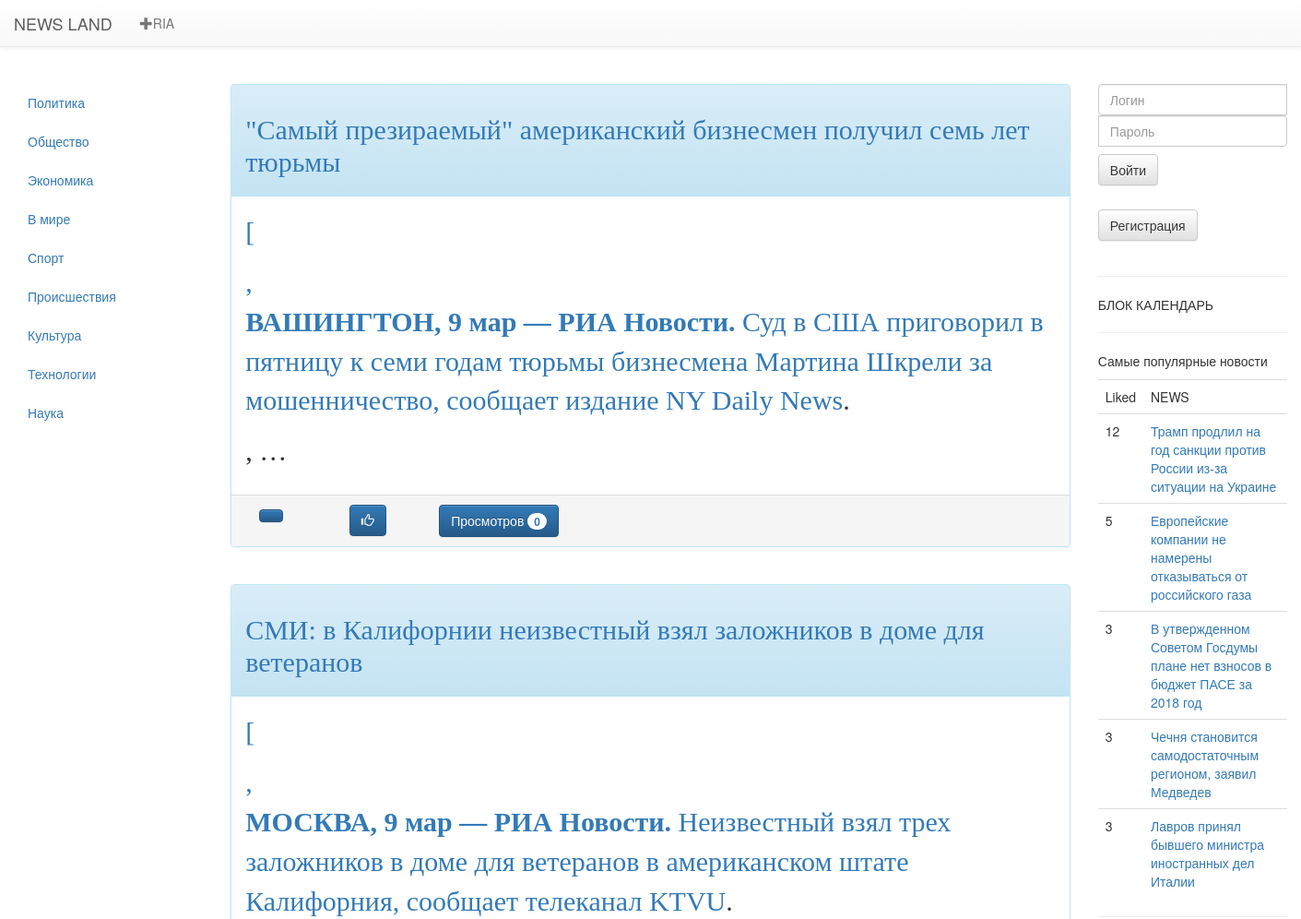
The page /ria/index (upper part) on the database as committed earlier.
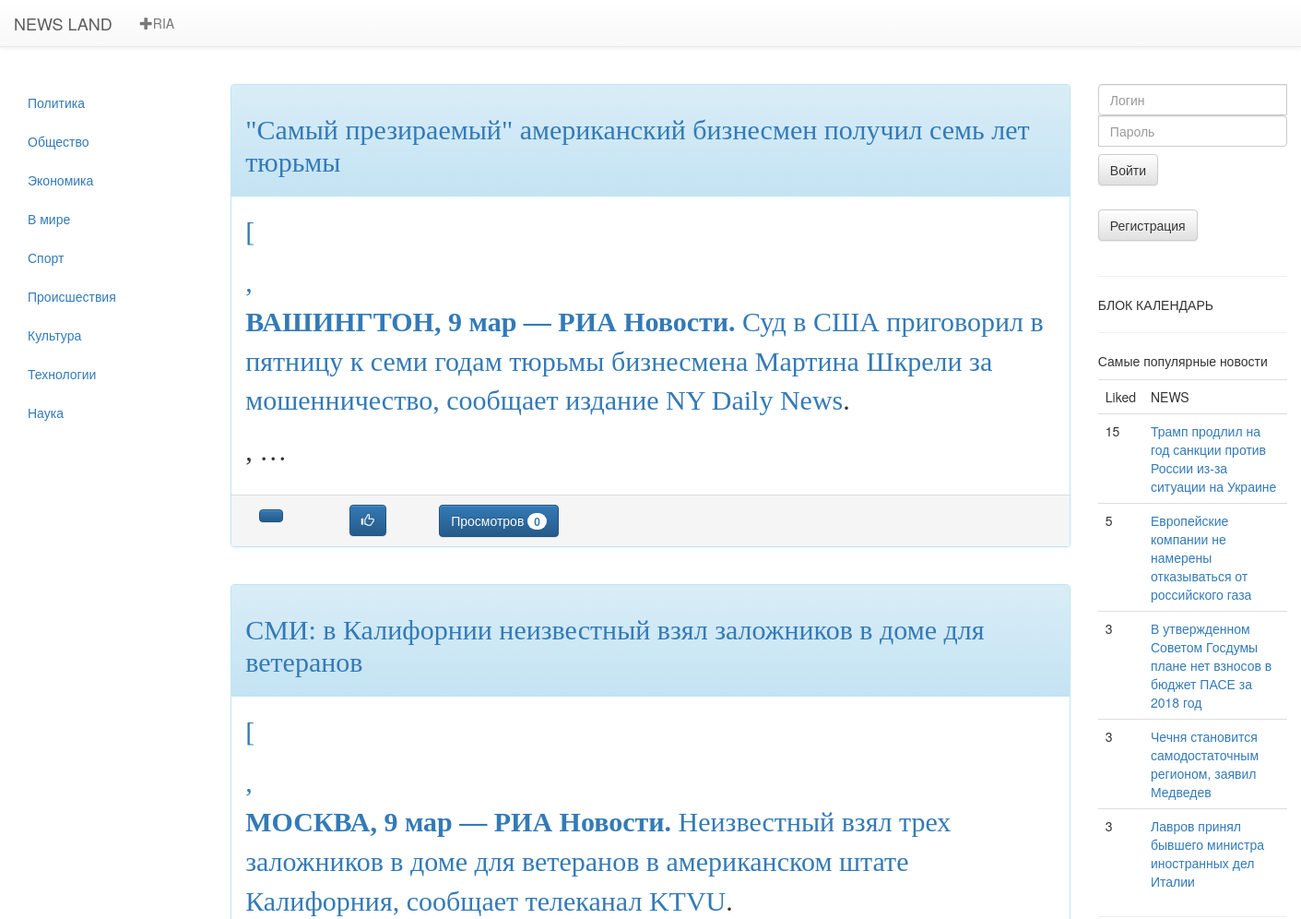
The same page on the database as committed later.
### news/models.py (models this page shows, shortened)
class Newsbase(models.Model):
    class Meta:
        verbose_name = 'Новость'
        verbose_name_plural = 'Новости'
    authors = (
        ('Mamaev_Oleg','Мамаев Олег'),
        ('Maksimova_Marina','Максимова Марина'),
        ('Doncova_Dariya','Донцова Дарья'),
    )
    category = (
        ('policy', 'Политика'),
        ('society', 'Общество'),
        ('economy', 'Экономика'),
        ('world', 'В мире'),
        ('sport', 'Спорт'),
        ('incedent', 'Происшествия'),
        ('culture', 'Культура'),
        ('tech', 'Технологии'),
        ('science', 'Наука'),
    )
    news_title = models.CharField(max_length=250,verbose_name='Заголовок',unique=True)
    news_date = models.DateTimeField(auto_now_add=True,verbose_name='Дата и время публикации')
    news_text = models.TextField(verbose_name='Текст статьи',unique=True)
    news_liked = models.IntegerField(default=0,verbose_name='Like')
    news_category = models.CharField(max_length=20,choices=category,verbose_name='Категория')
    news_authors = models.CharField(max_length=30,choices=authors, verbose_name='Автор' )
    news_views = models.IntegerField(default=0,verbose_name='Просмотров')
    news_pic1 = models.ImageField(upload_to='news/pic/%Y/%m/%d',verbose_name='Изображение1')
    news_pic2 = models.ImageField(upload_to='news/pic/%Y/%m/%d',verbose_name='Изображение2',blank=True)
    news_pic3 = models.ImageField(upload_to='news/pic/%Y/%m/%d',verbose_name='Изображение3',blank=True)
    news_pic4 = models.ImageField(upload_to='news/pic/%Y/%m/%d',verbose_name='Изображение4',blank=True)
    news_pic5 = models.ImageField(upload_to='news/pic/%Y/%m/%d',verbose_name='Изображение5',blank=True)

### news/views.py (the view)
# urls.py: re_path('^ria/index$',                  views.ria_list_Views.as_view(),         name='ria_index'),
class ria_list_Views(ListView,category_list):
    model = Testbase
    template_name = 'ria_index.html'
    paginate_by = 5
    context_object_name = 'list'
    def get(self,request,*args,**kwargs):
        try:
            self.category = self.kwargs['category']
        except:
            self.category = None
        return super(ria_list_Views,self).get(request,*args,**kwargs)
    def get_context_data(self, **kwargs):
        context = super(ria_list_Views,self).get_context_data(**kwargs)
        context['category_now'] = self.category
        context['title'] = 'News_Land : РИА - РИА Новости портал'
        return context
    def get_queryset(self):
        if self.category == None:
            return Testbase.objects.order_by('-datetime')
        else:
            return Newsbase.objects.order_by('-datetime')

### news/forms.py
class LoginForm(forms.Form):
    username = forms.CharField(label='Логин')
    password = forms.CharField(widget=forms.PasswordInput, label='Пароль')

### news/views.py (called while the page is built)
    def get_context_data(self, **kwargs):
        context = super(category_list,self).get_context_data(**kwargs)
        context['category'] = Newsbase.category
        context['authors'] = Newsbase.authors
        context['login_form'] = LoginForm()
        context['top5'] = Newsbase.objects.order_by('-news_liked')[0:5]
        return context

### news/templates/ria_index.html (shortened to what this page needs)
{% extends 'base/main.html' %}
{% load staticfiles %}
{% block category %}
    {% if  category  %}
        {% for cat in category %}
        <li><a href="/{{cat.0}}"> {{cat.1}}</a></li>
        {% endfor %}
    {% else %}
        <p> Категории отсутсвуют</p>
    {% endif %}
{% endblock%}
{% block news%}
    {% if object_list %}
        {% for news in object_list %}
            <div class="panel panel-info ">
                <div class="panel-heading" >
                        <h2><p><font face="Georgia"><a href="{% url 'post' %}?post={{ news.id }}">{{news.title}}</a></font></p></h2>
                </div>
                <div class="panel-body" style="font-size:30px">
                    <p><font face="Georgia"><a href="{% url 'post' %}?post={{ news.id }}">{% autoescape off %}{{news.text|truncatewords:30}}{% endautoescape %}</a></font></p>
                </div>
                <div class="panel-footer">
                    <div class="container">
                        <div class="row">
                            <div class="col-md-1">
                                <button class="btn btn-primary " type="button" >
                                </button>
                            </div>
                            <div class="col-md-1">
                                <button class="btn btn-primary" type="button">
                                    <i class="glyphicon glyphicon-thumbs-up"></i>
                                </button>
                            </div>
                            <div class="col-md-2">
                                <button class="btn btn-primary " type="button" >
                                    Просмотров <span class="badge">{{news.news_views}}</span>
                                </button>
                            </div>
                        </div>
                    </div>
                </div>
            </div>
        {% if  not forloop.last  %}
            <br>
        {% endif %}
    {% endfor %}
    {% else %}
        <p>НОВОСТИ ОТСУТСТВУЮТ</p>
    {% endif %}
{% endblock %}

### news/templates/base/top5.html
{% if  top5  %}
    <table class="table">
        <p>
            Самые популярные новости
        </p>
        <tr>
            <td>Liked</td>
            <td>NEWS</td>
        </tr>
        {% for news in top5 %}
        <tr>
            <td>{{ news.news_liked }}</td>
            <td><a href="{% url 'post' %}?post={{news.id}}">{{ news.news_title }}</a></td>
        </tr>
        {% endfor %}
    </table>
{% endif %}

Rows that differ between the two databases and show on the page:
changed Newsbase "Трамп продлил на год санкции против России из-за ситуации на Украине": news_liked "12" → "15"
